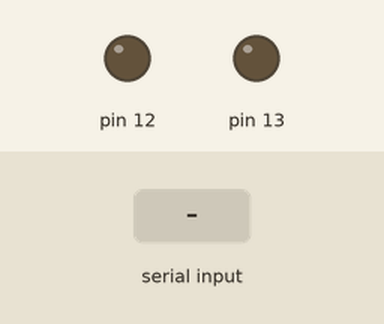
Simulated run of this sketch. Board: Arduino Uno, built with avr-gcc and run on an emulated ATmega328P. Shown: output pins drawn as LEDs (lit = HIGH). The inputs (shaded band) are chosen by the test bench.

Above: at 1.2 s.
1.3 s: byte 160 (0xA0) received over Serial
At 2.5 s:
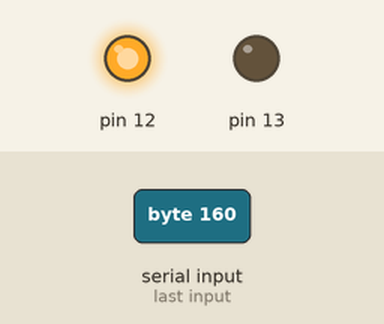
2.9 s: byte 161 (0xA1) received over Serial
At 3.7 s:
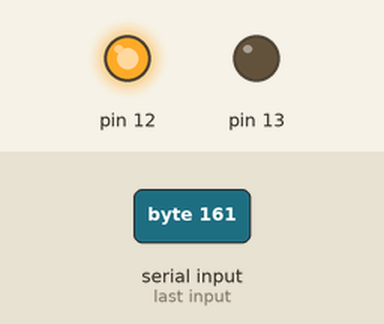
4.4 s: byte 162 (0xA2) received over Serial
At 4.8 s:
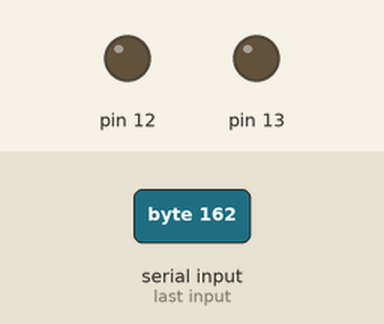
Timing chart, 0 to 7.4 s (numbered marks = the images above; inputs shaded):
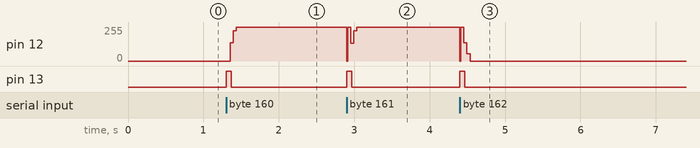

Measured:
- after the input at 1.3 s, pin 12: 0/255 → 255/255 after 0.06 s; pin 13: LOW → HIGH at once, → LOW 0.07 s later
- after the input at 2.9 s, pin 13: LOW → HIGH at once, → LOW 0.07 s later
- after the input at 4.4 s, pin 12: 255/255 → 0/255 at once; pin 13: LOW → HIGH at once, → LOW 0.07 s later

The sketch:

replay.ino
```cpp
void setup() {
	pinMode(12, OUTPUT);
	pinMode(13, OUTPUT);
	Serial.begin(9600);
}

const uint8_t recB4[] PROGMEM = {0x0, 0x0, 0x0, 0x0, 0x0, 0x0, 0x0, 0x0, 0x0, 0x0, 0x0, 0x0, 0x0, 0x0, 0x0, 0x0, 0x0, 0x0, 0x0, 0x0, 0x0, 0x3, 0xff, 0xff, 0xff, 0xff, 0xff, 0xff, 0xff, 0xff, 0xff, 0xff, 0x0, 0x3, 0xfc, 0x0, 0xf, 0xe0, 0x0, 0x7f, 0x0, 0x1, 0xfc, 0x0, 0x1f, 0xe0, 0x0, 0x7f, 0x0, 0x3, 0xfc, 0x0, 0x1f, 0xe0, 0x0, 0x3f, 0xff, 0xff, 0xfc, 0x0, 0xf, 0xff, 0xff, 0xff, 0x80, 0x3, 0xff, 0xff, 0xff, 0xe0, 0x0, 0x7f, 0xff, 0xff, 0xfc, 0x0, 0xf, 0xff, 0xff, 0xff, 0x80, 0x1, 0xff, 0xff, 0xff, 0xe0, 0x0, 0x7f, 0xff, 0xff, 0xfc, 0x0, 0xf, 0xff, 0xff, 0xff, 0x80, 0x1, 0xfc, 0x0, 0xf, 0xe0, 0x0, 0x3f, 0xff, 0xff, 0xfc, 0x0, 0xf, 0xff, 0xff, 0xff, 0x80, 0x1, 0xfc, 0x0, 0xf, 0xe0, 0x0, 0x3f, 0x80, 0x1, 0xfc, 0x0, 0xf, 0xff, 0xff, 0xff, 0x80, 0x1, 0xff, 0xff, 0xff, 0xe0, 0x0, 0x3f, 0x80, 0x1, 0xfc, 0x0, 0xf, 0xff, 0xff, 0xff, 0x80, 0x1, 0xff, 0xff, 0xff, 0xf0, 0x0, 0x3f, 0xff, 0xff, 0xfc, 0x0, 0x7, 0xff, 0xff, 0xff, 0x80, 0x1};
const uint8_t recBM[] PROGMEM = {0x0, 0x0, 0x0, 0x0, 0x0, 0x0, 0x0, 0x0, 0x0, 0x0, 0x0, 0x0, 0x0, 0x0, 0x0, 0x0, 0x0, 0x0, 0x0, 0x0, 0x0, 0x3, 0xff, 0xff, 0xff, 0xff, 0xff, 0xff, 0xff, 0xff, 0xff, 0xff, 0x0, 0x3, 0xfc, 0x0, 0xf, 0xe0, 0x0, 0x3f, 0x0, 0x3, 0xfc, 0x0, 0xf, 0xe0, 0x0, 0x7f, 0x0, 0x3, 0xfc, 0x0, 0x1f, 0xe0, 0x0, 0x7f, 0xff, 0xff, 0xfc, 0x0, 0xf, 0xff, 0xff, 0xff, 0x80, 0x1, 0xff, 0xff, 0xff, 0xe0, 0x0, 0x7f, 0xff, 0xff, 0xfc, 0x0, 0xf, 0xff, 0xff, 0xff, 0x80, 0x1, 0xff, 0xff, 0xff, 0xe0, 0x0, 0x7f, 0xff, 0xff, 0xfc, 0x0, 0xf, 0xff, 0xff, 0xff, 0x80, 0x1, 0xff, 0xff, 0xff, 0xc0, 0x0, 0x3f, 0x80, 0x1, 0xff, 0xff, 0xff, 0xe0, 0x0, 0x7f, 0xff, 0xff, 0xfc, 0x0, 0xf, 0xe0, 0x0, 0x7f, 0x80, 0x1, 0xfc, 0x0, 0xf, 0xe0, 0x0, 0x3f, 0x80, 0x0, 0xff, 0xff, 0xff, 0xf0, 0x0, 0x7f, 0x80, 0x1, 0xfc, 0x0, 0xf, 0xff, 0xff, 0xff, 0x80, 0x0, 0xff, 0xff, 0xff, 0xf0, 0x0, 0x3f, 0xff, 0xff, 0xfc, 0x0, 0x7, 0xff, 0xff, 0xff, 0x80, 0x1};
const uint8_t recAM[] PROGMEM = {0x0, 0x0, 0x0, 0x0, 0x0, 0x0, 0x0, 0x0, 0x0, 0x0, 0x0, 0x0, 0x0, 0x0, 0x0, 0x0, 0x0, 0x0, 0x0, 0x0, 0x0, 0x1, 0xff, 0xff, 0xff, 0xff, 0xff, 0xff, 0xff, 0xff, 0xff, 0xff, 0x0, 0x3, 0xfc, 0x0, 0x1f, 0xe0, 0x0, 0x7f, 0x0, 0x3, 0xfc, 0x0, 0xf, 0xe0, 0x0, 0x7f, 0x0, 0x1, 0xfc, 0x0, 0x1f, 0xe0, 0x0, 0x7f, 0xff, 0xff, 0xfc, 0x0, 0xf, 0xff, 0xff, 0xff, 0x0, 0x1, 0xff, 0xff, 0xff, 0xe0, 0x0, 0x7f, 0xff, 0xff, 0xfc, 0x0, 0xf, 0xff, 0xff, 0xff, 0x80, 0x3, 0xff, 0xff, 0xff, 0xe0, 0x0, 0x7f, 0xff, 0xff, 0xfc, 0x0, 0xf, 0xff, 0xff, 0xff, 0x80, 0x1, 0xfc, 0x0, 0xf, 0xe0, 0x0, 0x7f, 0xff, 0xff, 0xfc, 0x0, 0xf, 0xe0, 0x0, 0x3f, 0x80, 0x3, 0xfc, 0x0, 0x7, 0xe0, 0x0, 0x3f, 0x80, 0x1, 0xff, 0xff, 0xff, 0xf0, 0x0, 0x3f, 0xff, 0xff, 0xfc, 0x0, 0xf, 0xf0, 0x0, 0x3f, 0xff, 0xff, 0xfc, 0x0, 0x3, 0xff, 0xff, 0xff, 0x80, 0x0, 0xff, 0xff, 0xff, 0xf0, 0x0, 0x3f, 0xff, 0xff, 0xfc, 0x0, 0xf, 0xff, 0xff, 0xff, 0x80, 0x1};
const uint8_t recAP[] PROGMEM = {0x0, 0x0, 0x0, 0x0, 0x0, 0x0, 0x0, 0x0, 0x0, 0x0, 0x0, 0x0, 0x0, 0x0, 0x0, 0x0, 0x0, 0x0, 0x0, 0x0, 0x0, 0x3, 0xff, 0xff, 0xff, 0xff, 0xff, 0xff, 0xff, 0xff, 0xff, 0xff, 0x0, 0x1, 0xfc, 0x0, 0x1f, 0xe0, 0x0, 0x7f, 0x0, 0x3, 0xfc, 0x0, 0xf, 0xe0, 0x0, 0x7f, 0x0, 0x3, 0xfc, 0x0, 0x1f, 0xe0, 0x0, 0x7f, 0xff, 0xff, 0xfc, 0x0, 0x1f, 0xff, 0xff, 0xff, 0x0, 0x1, 0xff, 0xff, 0xff, 0xe0, 0x0, 0x7f, 0xff, 0xff, 0xfc, 0x0, 0x1f, 0xff, 0xff, 0xff, 0x80, 0x3, 0xff, 0xff, 0xff, 0xe0, 0x0, 0x7f, 0xff, 0xff, 0xfc, 0x0, 0xf, 0xff, 0xff, 0xff, 0x0, 0x1, 0xff, 0xff, 0xff, 0xe0, 0x0, 0x3f, 0x80, 0x0, 0xff, 0xff, 0xff, 0xe0, 0x0, 0x7f, 0x80, 0x1, 0xfc, 0x0, 0xf, 0xe0, 0x0, 0x7f, 0x80, 0x3, 0xfc, 0x0, 0xf, 0xe0, 0x0, 0x3f, 0xff, 0xff, 0xfc, 0x0, 0xf, 0xf0, 0x0, 0x7f, 0xff, 0xff, 0xfc, 0x0, 0xf, 0xff, 0xff, 0xff, 0x80, 0x1, 0xff, 0xff, 0xff, 0xf0, 0x0, 0x3f, 0xff, 0xff, 0xfc, 0x0, 0xf, 0xff, 0xff, 0xff, 0x80, 0x1};
const uint8_t recBP[] PROGMEM = {0x0, 0x0, 0x0, 0x0, 0x0, 0x0, 0x0, 0x0, 0x0, 0x0, 0x0, 0x0, 0x0, 0x0, 0x0, 0x0, 0x0, 0x0, 0x0, 0x0, 0x0, 0x3, 0xff, 0xff, 0xff, 0xff, 0xff, 0xff, 0xff, 0xff, 0xff, 0xff, 0x0, 0x3, 0xf8, 0x0, 0x7f, 0xe0, 0x0, 0x7f, 0x0, 0x3, 0xfc, 0x0, 0x1f, 0xe0, 0x0, 0xff, 0x0, 0x7, 0xfc, 0x0, 0xf, 0xe0, 0x0, 0x3f, 0xff, 0xff, 0xfc, 0x0, 0x1f, 0xff, 0xff, 0xff, 0x0, 0xf, 0xff, 0xff, 0xff, 0xe0, 0x0, 0x3f, 0xff, 0xff, 0xfc, 0x0, 0xf, 0xff, 0xff, 0xff, 0x0, 0x1, 0xff, 0xff, 0xff, 0xe0, 0x0, 0x7f, 0xff, 0xff, 0xfc, 0x0, 0x1f, 0xff, 0xff, 0xff, 0x0, 0x1, 0xfc, 0x0, 0x1f, 0xff, 0xff, 0xff, 0x0, 0x3, 0xff, 0xff, 0xff, 0xe0, 0x0, 0x7f, 0xff, 0xff, 0xfc, 0x0, 0x1f, 0xe0, 0x0, 0x7f, 0x0, 0x3, 0xfc, 0x0, 0xf, 0xe0, 0x0, 0x7f, 0xff, 0xff, 0xfc, 0x0, 0xf, 0xe0, 0x0, 0x3f, 0x80, 0x1, 0xfc, 0x0, 0x7, 0xff, 0xff, 0xff, 0x80, 0x3, 0xff, 0xff, 0xff, 0xe0, 0x0, 0x1f, 0xff, 0xff, 0xfc, 0x0, 0xf, 0xff, 0xff, 0xff, 0x80, 0x3};
const uint8_t recA1[] PROGMEM = {0x0, 0x0, 0x0, 0x0, 0x0, 0x0, 0x0, 0x0, 0x0, 0x0, 0x0, 0x0, 0x0, 0x0, 0x0, 0x0, 0x0, 0x0, 0x0, 0x0, 0x1, 0xff, 0xff, 0xff, 0xff, 0xff, 0xff, 0xff, 0xff, 0xff, 0xff, 0x0, 0x3, 0xfc, 0x0, 0xf, 0xe0, 0x0, 0x7f, 0x0, 0x3, 0xfc, 0x0, 0x1f, 0xe0, 0x0, 0x7f, 0x0, 0x1, 0xfc, 0x0, 0xf, 0xe0, 0x0, 0x7f, 0xff, 0xff, 0xfc, 0x0, 0x1f, 0xff, 0xff, 0xff, 0x0, 0x3, 0xff, 0xff, 0xff, 0xe0, 0x0, 0x7f, 0xff, 0xff, 0xfc, 0x0, 0xf, 0xff, 0xff, 0xff, 0x0, 0x1, 0xff, 0xff, 0xff, 0xe0, 0x0, 0x3f, 0xff, 0xff, 0xfc, 0x0, 0xf, 0xff, 0xff, 0xff, 0x0, 0x3, 0xfc, 0x0, 0x1f, 0xe0, 0x0, 0x7f, 0x80, 0x1, 0xfc, 0x0, 0xf, 0xe0, 0x0, 0x7f, 0x80, 0x1, 0xfc, 0x0, 0xf, 0xe0, 0x0, 0x7f, 0xff, 0xff, 0xfc, 0x0, 0xf, 0xff, 0xff, 0xff, 0x80, 0x1, 0xff, 0xff, 0xff, 0xe0, 0x0, 0x7f, 0xff, 0xff, 0xfc, 0x0, 0xf, 0xff, 0xff, 0xff, 0x80, 0x1, 0xff, 0xff, 0xff, 0xe0, 0x0, 0x7f, 0xff, 0xff, 0xfc, 0x0, 0xf, 0xff, 0xff, 0xff, 0x80, 0x1};
const uint8_t recA3[] PROGMEM = {0x0, 0x0, 0x0, 0x0, 0x0, 0x0, 0x0, 0x0, 0x0, 0x0, 0x0, 0x0, 0x0, 0x0, 0x0, 0x0, 0x0, 0x0, 0x0, 0x0, 0x0, 0x1, 0xff, 0xff, 0xff, 0xff, 0xff, 0xff, 0xff, 0xff, 0xff, 0xff, 0x0, 0x3, 0xfe, 0x0, 0x1f, 0xe0, 0x0, 0x7f, 0x0, 0x1, 0xfc, 0x0, 0xf, 0xe0, 0x0, 0x7f, 0x80, 0x1, 0xfc, 0x0, 0xf, 0xe0, 0x0, 0x7f, 0xff, 0xff, 0xfc, 0x0, 0x7, 0xff, 0xff, 0xff, 0x80, 0x1, 0xff, 0xff, 0xff, 0xe0, 0x0, 0x1f, 0xff, 0xff, 0xfc, 0x0, 0xf, 0xff, 0xff, 0xff, 0x80, 0x1, 0xff, 0xff, 0xff, 0xf0, 0x0, 0x3f, 0xff, 0xff, 0xfc, 0x0, 0xf, 0xff, 0xff, 0xff, 0x80, 0x1, 0xfc, 0x0, 0xf, 0xff, 0xff, 0xff, 0x80, 0x1, 0xfc, 0x0, 0xf, 0xf0, 0x0, 0x7f, 0x80, 0x1, 0xfe, 0x0, 0xf, 0xf0, 0x0, 0x3f, 0x80, 0x1, 0xff, 0xff, 0xff, 0xf0, 0x0, 0x7f, 0x80, 0x1, 0xff, 0xff, 0xff, 0xf0, 0x0, 0x3f, 0xff, 0xff, 0xfe, 0x0, 0xf, 0xff, 0xff, 0xff, 0x80, 0x0, 0xff, 0xff, 0xff, 0xf0, 0x0, 0x3f, 0xff, 0xff, 0xff, 0x0, 0x3, 0xff, 0xff, 0xff, 0x80, 0x0};
const uint8_t recA2[] PROGMEM = {0x0, 0x0, 0x0, 0x0, 0x0, 0x0, 0x0, 0x0, 0x0, 0x0, 0x0, 0x0, 0x0, 0x0, 0x0, 0x0, 0x0, 0x0, 0x0, 0x0, 0x0, 0x1, 0xff, 0xff, 0xff, 0xff, 0xff, 0xff, 0xff, 0xff, 0xff, 0xff, 0x0, 0x1, 0xfc, 0x0, 0x1f, 0xe0, 0x0, 0xff, 0x80, 0x3, 0xfc, 0x0, 0x1f, 0xe0, 0x0, 0xff, 0x80, 0x3, 0xfc, 0x0, 0xf, 0xe0, 0x0, 0x7f, 0xff, 0xff, 0xfc, 0x0, 0xf, 0xff, 0xff, 0xff, 0x80, 0x1, 0xff, 0xff, 0xff, 0xe0, 0x0, 0x7f, 0xff, 0xff, 0xfc, 0x0, 0xf, 0xff, 0xff, 0xff, 0x80, 0x1, 0xff, 0xff, 0xff, 0xf0, 0x0, 0xf, 0xff, 0xff, 0xfc, 0x0, 0x3, 0xff, 0xff, 0xff, 0x80, 0x1, 0xff, 0xff, 0xff, 0xf0, 0x0, 0x3f, 0x80, 0x1, 0xfc, 0x0, 0xf, 0xf0, 0x0, 0x3f, 0x80, 0x3, 0xfc, 0x0, 0xf, 0xf0, 0x0, 0x7f, 0x80, 0x1, 0xfe, 0x0, 0xf, 0xff, 0xff, 0xff, 0x80, 0x1, 0xff, 0xff, 0xff, 0xf0, 0x0, 0x3f, 0xff, 0xff, 0xfe, 0x0, 0x7, 0xff, 0xff, 0xff, 0xc0, 0x1, 0xff, 0xff, 0xff, 0xf0, 0x0, 0x1f, 0xff, 0xff, 0xff, 0x0, 0x7, 0xff, 0xff, 0xff, 0xc0, 0x0};
const uint8_t recA4[] PROGMEM = {0x0, 0x0, 0x0, 0x0, 0x0, 0x0, 0x0, 0x0, 0x0, 0x0, 0x0, 0x0, 0x0, 0x0, 0x0, 0x0, 0x0, 0x0, 0x0, 0x0, 0x0, 0x3, 0xff, 0xff, 0xff, 0xff, 0xff, 0xff, 0xff, 0xff, 0xff, 0xff, 0x0, 0x3, 0xfc, 0x0, 0xf, 0xe0, 0x0, 0xff, 0x0, 0x3, 0xfc, 0x0, 0x1f, 0xe0, 0x0, 0xff, 0x0, 0x7, 0xfc, 0x0, 0xf, 0xe0, 0x0, 0x7f, 0xff, 0xff, 0xfc, 0x0, 0xf, 0xff, 0xff, 0xff, 0x80, 0x3, 0xff, 0xff, 0xff, 0xe0, 0x0, 0x7f, 0xff, 0xff, 0xfe, 0x0, 0xf, 0xff, 0xff, 0xff, 0x80, 0x1, 0xff, 0xff, 0xff, 0xe0, 0x0, 0x7f, 0xff, 0xff, 0xfe, 0x0, 0xf, 0xff, 0xff, 0xff, 0x80, 0x3, 0xff, 0xff, 0xff, 0xe0, 0x0, 0x3f, 0xff, 0xff, 0xfc, 0x0, 0xf, 0xe0, 0x0, 0x7f, 0x80, 0x3, 0xfc, 0x0, 0x1f, 0xf8, 0x0, 0x7f, 0x80, 0x3, 0xfc, 0x0, 0xf, 0xf0, 0x0, 0x7f, 0x80, 0x1, 0xff, 0xff, 0xff, 0xf8, 0x0, 0x3f, 0xff, 0xff, 0xfe, 0x0, 0xf, 0xff, 0xff, 0xff, 0x80, 0x1, 0xff, 0xff, 0xff, 0xf0, 0x0, 0x3f, 0xff, 0xff, 0xfe, 0x0, 0x3, 0xff, 0xff, 0xff, 0x80, 0x0};
const uint8_t recB2[] PROGMEM = {0x0, 0x0, 0x0, 0x0, 0x0, 0x0, 0x0, 0x0, 0x0, 0x0, 0x0, 0x0, 0x0, 0x0, 0x0, 0x0, 0x0, 0x0, 0x0, 0x0, 0x0, 0x1, 0xff, 0xff, 0xff, 0xff, 0xff, 0xff, 0xff, 0xff, 0xff, 0xff, 0x0, 0x3, 0xfc, 0x0, 0xf, 0xe0, 0x0, 0x3f, 0x0, 0x3, 0xfc, 0x0, 0xf, 0xe0, 0x0, 0x7f, 0x0, 0x3, 0xfc, 0x0, 0xf, 0xe0, 0x1, 0xff, 0xff, 0xff, 0xfc, 0x0, 0xf, 0xff, 0xff, 0xff, 0x0, 0x1, 0xff, 0xff, 0xff, 0xe0, 0x0, 0x7f, 0xff, 0xff, 0xfc, 0x0, 0xf, 0xff, 0xff, 0xff, 0x80, 0x1, 0xff, 0xff, 0xff, 0xe0, 0x0, 0x7f, 0xff, 0xff, 0xfc, 0x0, 0xf, 0xff, 0xff, 0xff, 0x80, 0x1, 0xfc, 0x0, 0x7, 0xff, 0xff, 0xff, 0x80, 0x3, 0xfc, 0x0, 0xf, 0xff, 0xff, 0xff, 0x80, 0x3, 0xfc, 0x0, 0xf, 0xe0, 0x0, 0x3f, 0x80, 0x1, 0xfc, 0x0, 0xf, 0xff, 0xff, 0xff, 0x80, 0x3, 0xfc, 0x0, 0x1f, 0xff, 0xff, 0xff, 0x80, 0x1, 0xfc, 0x0, 0xf, 0xff, 0xff, 0xff, 0x80, 0x1, 0xff, 0xff, 0xff, 0xf0, 0x0, 0x7f, 0xff, 0xff, 0xfc, 0x0, 0xf, 0xff, 0xff, 0xff, 0x80, 0x0};
const uint8_t recB3[] PROGMEM = {0x0, 0x0, 0x0, 0x0, 0x0, 0x0, 0x0, 0x0, 0x0, 0x0, 0x0, 0x0, 0x0, 0x0, 0x0, 0x0, 0x0, 0x0, 0x0, 0x0, 0x0, 0x1, 0xff, 0xff, 0xff, 0xff, 0xff, 0xff, 0xff, 0xff, 0xff, 0xff, 0x0, 0x1, 0xfc, 0x0, 0xf, 0xe0, 0x0, 0x7f, 0x0, 0x3, 0xfc, 0x0, 0x1f, 0xe0, 0x0, 0x7f, 0x0, 0x1, 0xfc, 0x0, 0xf, 0xe0, 0x0, 0x7f, 0xff, 0xff, 0xfc, 0x0, 0xf, 0xff, 0xff, 0xff, 0x0, 0x1, 0xff, 0xff, 0xff, 0xe0, 0x0, 0x3f, 0xff, 0xff, 0xfc, 0x0, 0xf, 0xff, 0xff, 0xff, 0x0, 0x3, 0xff, 0xff, 0xff, 0xe0, 0x0, 0x7f, 0xff, 0xff, 0xfc, 0x0, 0x7, 0xff, 0xff, 0xff, 0x80, 0x1, 0xff, 0xff, 0xff, 0xe0, 0x0, 0x7f, 0xff, 0xff, 0xfc, 0x0, 0xf, 0xe0, 0x0, 0x7f, 0xff, 0xff, 0xfc, 0x0, 0xf, 0xe0, 0x0, 0x7f, 0x80, 0x3, 0xfc, 0x0, 0xf, 0xf0, 0x0, 0x3f, 0x80, 0x0, 0xfc, 0x0, 0xf, 0xff, 0xff, 0xff, 0x80, 0x1, 0xfc, 0x0, 0xf, 0xff, 0xff, 0xff, 0x80, 0x1, 0xff, 0xff, 0xff, 0xf0, 0x0, 0x3f, 0xff, 0xff, 0xfc, 0x0, 0x7, 0xff, 0xff, 0xff, 0x80, 0x3};
const uint8_t recB1[] PROGMEM = {0x0, 0x0, 0x0, 0x0, 0x0, 0x0, 0x0, 0x0, 0x0, 0x0, 0x0, 0x0, 0x0, 0x0, 0x0, 0x0, 0x0, 0x0, 0x0, 0x0, 0x0, 0x1, 0xff, 0xff, 0xff, 0xff, 0xff, 0xff, 0xff, 0xff, 0xff, 0xff, 0x0, 0x3, 0xfc, 0x0, 0xf, 0xe0, 0x0, 0x7f, 0x0, 0x3, 0xfc, 0x0, 0xf, 0xe0, 0x0, 0x7f, 0x0, 0x3, 0xfc, 0x0, 0x1f, 0xe0, 0x0, 0x7f, 0xff, 0xff, 0xfc, 0x0, 0xf, 0xff, 0xff, 0xff, 0x0, 0x1, 0xff, 0xff, 0xff, 0xe0, 0x0, 0x7f, 0xff, 0xff, 0xfc, 0x0, 0x7, 0xff, 0xff, 0xff, 0x0, 0x1, 0xff, 0xff, 0xff, 0xe0, 0x0, 0x7f, 0xff, 0xff, 0xfc, 0x0, 0xf, 0xff, 0xff, 0xff, 0x80, 0x1, 0xff, 0xff, 0xff, 0xe0, 0x0, 0x7f, 0x80, 0x3, 0xfc, 0x0, 0xf, 0xff, 0xff, 0xff, 0x80, 0x1, 0xfc, 0x0, 0x7, 0xe0, 0x0, 0x3f, 0x80, 0x1, 0xfc, 0x0, 0xf, 0xf0, 0x0, 0x3f, 0xff, 0xff, 0xfc, 0x0, 0xf, 0xff, 0xff, 0xff, 0x80, 0x0, 0xfc, 0x0, 0xf, 0xff, 0xff, 0xff, 0x80, 0x1, 0xff, 0xff, 0xff, 0xf0, 0x0, 0x7f, 0xff, 0xff, 0xfc, 0x0, 0x7, 0xff, 0xff, 0xff, 0x80, 0x1};

void loop() {
	if (!Serial.available()) return;
	uint8_t cmd = Serial.read();

	digitalWrite(13, HIGH);

	uint8_t measurements[255], length;
	const uint8_t *ptr;

	switch (cmd) {
		case 0xA0: length = sizeof(recAM); ptr = recAM; break;
		case 0xA1: length = sizeof(recA1); ptr = recA1; break;
		case 0xA2: length = sizeof(recA2); ptr = recA2; break;
		case 0xA3: length = sizeof(recA3); ptr = recA3; break;
		case 0xA4: length = sizeof(recA4); ptr = recA4; break;
		case 0xA5: length = sizeof(recAP); ptr = recAP; break;
		case 0xB0: length = sizeof(recBM); ptr = recBM; break;
		case 0xB1: length = sizeof(recB1); ptr = recB1; break;
		case 0xB2: length = sizeof(recB2); ptr = recB2; break;
		case 0xB3: length = sizeof(recB3); ptr = recB3; break;
		case 0xB4: length = sizeof(recB4); ptr = recB4; break;
		case 0xB5: length = sizeof(recBP); ptr = recBP; break;
	}

	for (uint8_t octet = 0; octet < length; octet++) {
		measurements[octet] = pgm_read_byte_near(ptr + octet);
	}

	for (uint8_t octet = 0; octet < length; octet++) {
		for (uint8_t b = 128; b != 0; b >>= 1) {
			digitalWrite(12, (measurements[octet] & b) == b ? HIGH : LOW);
			delayMicroseconds(48);
		}
	}

	digitalWrite(13, LOW);
}
```
